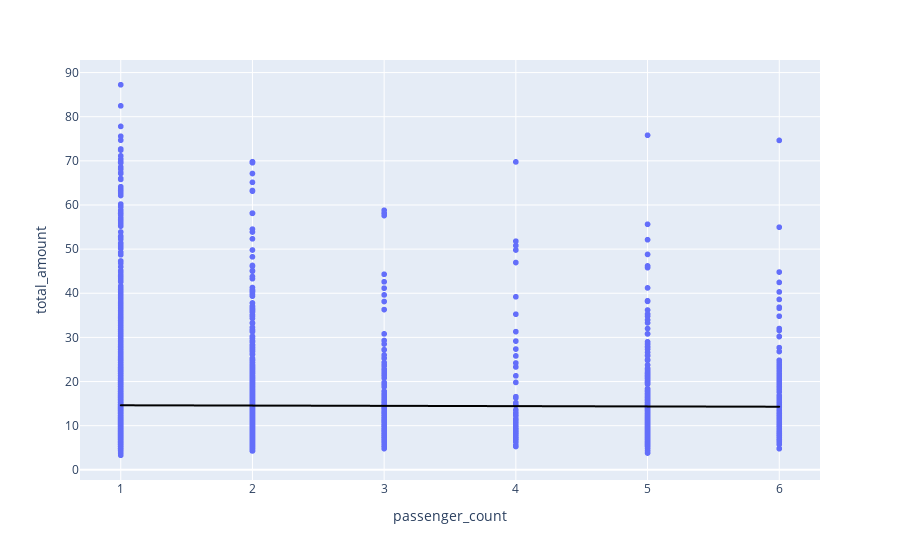

Source (notebook cell):
### Code cell
fig1= px.scatter(df, x='passenger_count', y= 'total_amount', trendline= "ols", trendline_color_override="black")
fig1.show()

### Figure 1 — Plotly figure (JSON) as saved in the notebook; plotly's stock layout.template omitted (floating-point values rounded to 4 significant figures; data arrays with more than 128 entries replaced by an {"elided": "..."} marker saying what was removed)
{"data": [{"hovertemplate": "passenger_count=%{x}<br>total_amount=%{y}<extra></extra>", "legendgroup": "", "marker": {"color": "#636efa", "symbol": "circle"}, "mode": "markers", "name": "", "showlegend": false, "type": "scattergl", "x": {"elided": "4862 int values"}, "xaxis": "x", "y": {"elided": "4862 float values"}, "yaxis": "y"}, {"hovertemplate": "<b>OLS trendline</b><br>total_amount = -0.0655575 * passenger_count + 14.6889<br>R<sup>2</sup>=0.000064<br><br>passenger_count=%{x}<br>total_amount=%{y} <b>(trend)</b><extra></extra>", "legendgroup": "", "line": {"color": "black"}, "marker": {"color": "#636efa", "symbol": "circle"}, "mode": "lines", "name": "", "showlegend": false, "type": "scattergl", "x": {"elided": "4862 int values"}, "xaxis": "x", "y": {"elided": "4862 float values"}, "yaxis": "y"}], "layout": {"legend": {"tracegroupgap": 0}, "margin": {"t": 60}, "xaxis": {"anchor": "y", "domain": [0, 1], "title": {"text": "passenger_count"}}, "yaxis": {"anchor": "x", "domain": [0, 1], "title": {"text": "total_amount"}}}}
